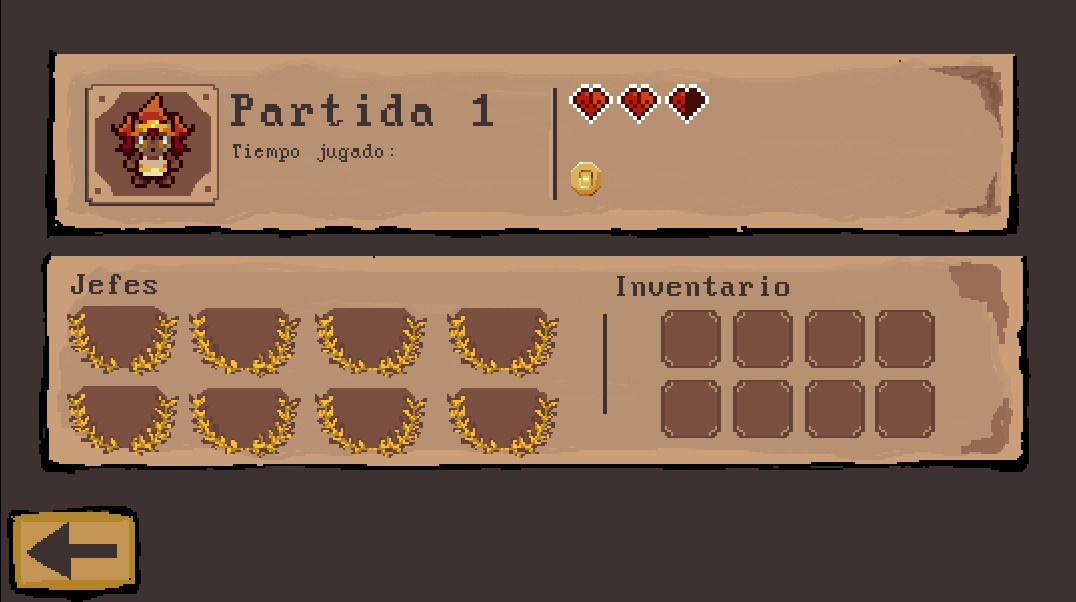
#> input picture docs/reference/menu/continuar_con_partida.jpg, 1076 x 602 px
$ python recortar_maqueta.py
#> lines starting #> are read from the running program, lines starting #| are printed output that depends on the picture; after the words box and inside, x2 and y2 are one past the last pixel; in counts of white or black regions, pixels touching at a corner belong together
#!/usr/bin/env python3
"""Arte PROVISIONAL de la pantalla de Continuar del menú principal, sacado de la maqueta JPG
de la artista (docs/reference/menu/continuar_con_partida.jpg, una captura a ×4: cada píxel de
arte son 4×4 píxeles de la imagen, empezando en (1, 3)).

Muestrea el centro de cada bloque (mediana de los 2×2 de dentro, para quitar el ruido del JPG),
borra (sin reducir la paleta: con una paleta corta el retrato y los laureles perdían
sus colores) lo que escribe o dibuja el juego (textos, corazones, moneda),
rellenando cada fila entre los píxeles de pergamino de los lados. Salida en
assets/ui/provisional/continuar/: fondo.png (268×149), volver.png / volver_encendido.png y
moneda.png. Sustituir por el .aseprite de la artista cuando llegue.

    python3 tools/menu_continuar/recortar_maqueta.py
"""
from pathlib import Path

import numpy as np
from PIL import Image

RAIZ = Path(__file__).resolve().parents[2]
MAQUETA = RAIZ / "docs/reference/menu/continuar_con_partida.jpg"
SALIDA = RAIZ / "assets/ui/provisional/continuar"
ESCALA = 4
ORIGEN = (1, 3)

# Rectángulos (x0, y0, x1, y1, ambos incluidos) en píxeles de arte que se borran del fondo.
BORRAR = [
	(56, 20, 126, 40),   # «Partida 1» y «Tiempo jugado:»
	(140, 18, 180, 31),  # corazones
	(140, 38, 152, 50),  # moneda
	(15, 64, 41, 73),    # «Jefes»
	(152, 64, 199, 73),  # «Inventario»
]
MONEDA = (141, 39, 151, 49)
VOLVER = (2, 125, 35, 147)


def muestrear() -> np.ndarray:
	a = np.asarray(Image.open(MAQUETA).convert("RGB")).astype(float)
	ox, oy = ORIGEN
	ancho = (a.shape[1] - ox) // ESCALA
#> ancho = 268
	alto = (a.shape[0] - oy) // ESCALA
#> alto = 149
	out = np.zeros((alto, ancho, 3), np.uint8)
	for j in range(alto):
		for i in range(ancho):
			y, x = oy + ESCALA * j, ox + ESCALA * i
			out[j, i] = np.median(a[y + 1:y + 3, x + 1:x + 3].reshape(-1, 3), 0)
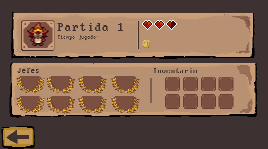
#> out: shape (149, 268, 3); mean R, G, B 124.6, 95.9, 77.6
	return out


def borrar(img: np.ndarray, x0: int, y0: int, x1: int, y1: int) -> None:
	for y in range(y0, y1 + 1):
		izq = img[y, x0 - 1].astype(float)
		der = img[y, x1 + 1].astype(float)
		for x in range(x0, x1 + 1):
			t = (x - x0 + 1) / (x1 - x0 + 2)
			# Mitad y mitad: el pergamino tiene franjas horizontales, no degradados.
			img[y, x] = izq if t < 0.5 else der


def recorte(img: np.ndarray, r) -> Image.Image:
	x0, y0, x1, y1 = r
	return Image.fromarray(img[y0:y1 + 1, x0:x1 + 1])


def main() -> None:
	SALIDA.mkdir(parents=True, exist_ok=True)
	img = muestrear()
	limpio = img.copy()
	for r in BORRAR:
		borrar(limpio, *r)
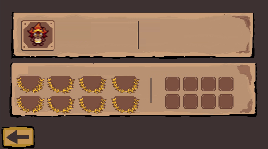
#> limpio: shape (149, 268, 3); 6% of pixels changed, all inside (x1, y1, x2, y2) = (15, 18, 200, 74)
	Image.fromarray(limpio).save(SALIDA / "fondo.png")

	volver = recorte(img, VOLVER)
#> in recorte, `return Image.fromarray(img[y0:y1 + 1, x0:x1 + 1])`:
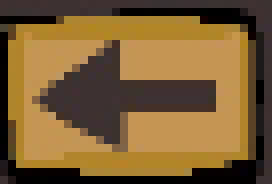
#> returned value: PIL image 34x23 RGB (shown 8 times larger); mean R, G, B 123.4, 93.8, 51.5
	volver.save(SALIDA / "volver.png")
	# Encendido: el dorado más claro (lo oscuro, borde y flecha, se queda igual).
	v = np.asarray(volver).astype(float)
	claro = v.mean(2) > 110
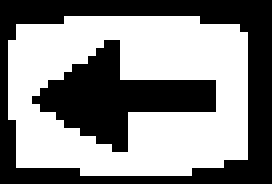
#> claro: shape (23, 34) bool (shown 8 times larger); 53.7% white; 2 black regions, box (x1, y1, x2, y2) and area: (0, 0, 34, 23) 223, (4, 5, 27, 19) 139
	v[claro] = np.minimum(255, v[claro] * 1.18 + 12)
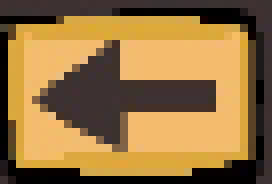
#> v: shape (23, 34, 3) float64 (shown 8 times larger); mean R, G, B 148, 114.1, 64.5
	Image.fromarray(v.astype(np.uint8)).save(SALIDA / "volver_encendido.png")

	# Moneda: fuera el pergamino (lo que no es dorado ni su borde oscuro).
	m = np.asarray(recorte(img, MONEDA).convert("RGBA")).copy()
	r, g, b = (m[..., k].astype(int) for k in range(3))
	pergamino = (abs(r - 186) < 22) & (abs(g - 148) < 22) & (abs(b - 117) < 22)
	m[pergamino, 3] = 0
	Image.fromarray(m).save(SALIDA / "moneda.png")
	print("Hecho:", ", ".join(p.name for p in sorted(SALIDA.glob("*.png"))))


if __name__ == "__main__":
	main()

$ run again, with docs/reference/menu/continuar_vacio.jpg copied over docs/reference/menu/continuar_con_partida.jpg
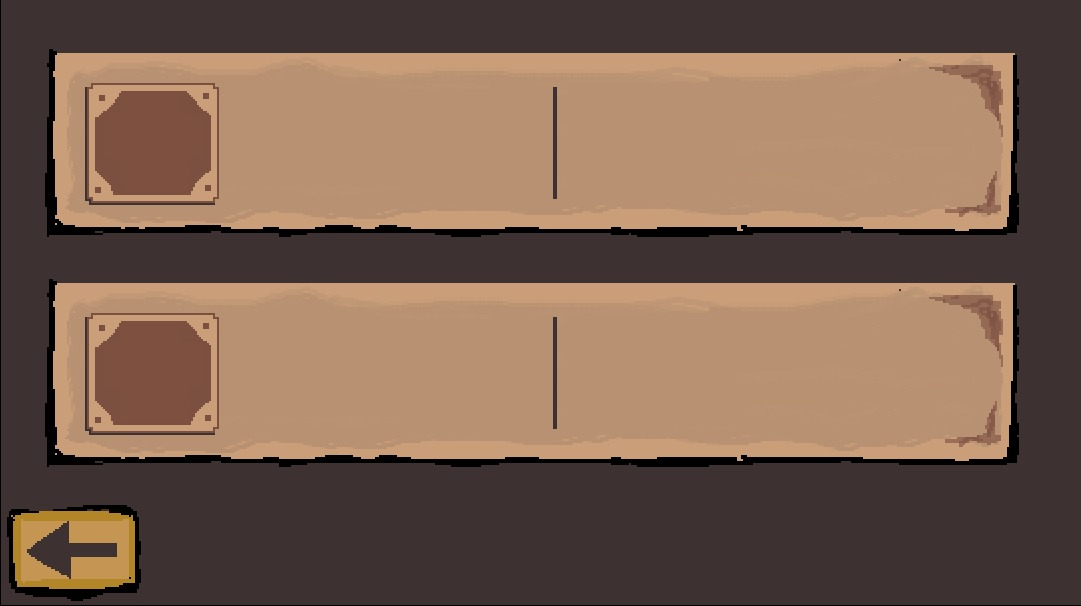
#> input picture docs/reference/menu/continuar_vacio.jpg, 1081 x 606 px
#> in main, `claro = v.mean(2) > 110`:
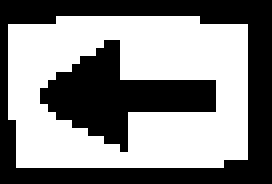
#> claro: shape (23, 34) bool (shown 8 times larger); 52.9% white; 2 black regions, box (x1, y1, x2, y2) and area: (0, 0, 34, 23) 233, (5, 5, 27, 19) 135
#> in main, `v[claro] = np.minimum(255, v[claro] * 1.18 + 12)`:
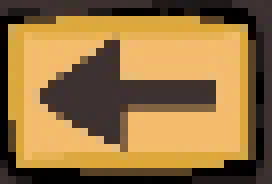
#> v: shape (23, 34, 3) float64 (shown 8 times larger); mean R, G, B 148, 114.1, 65
